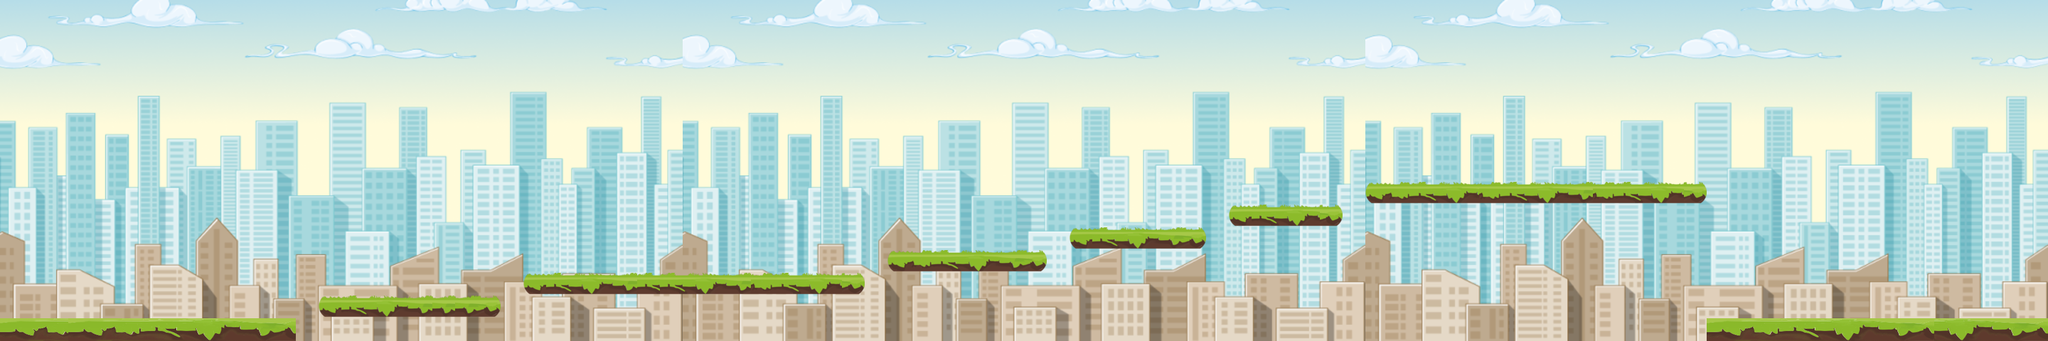

Tiled map render using the project's own tile images. Description and the map definition, with tile-layer contents summarised, below:
An orthogonal 90x15 tile map with 32x32 px tiles, 2 tile layers (Background, Platforms), 19 tilesets and 52 objects (13x Coin, 11x Leaf, 4x Attention, 2x Bottle, Lamp, ...).

<map version="1.9" tiledversion="1.9.2" orientation="orthogonal" renderorder="right-down" width="90" height="15" tilewidth="32" tileheight="32" infinite="0" nextlayerid="6" nextobjectid="213">
 <tileset firstgid="1" source="platform (1).tsx" />
 <tileset firstgid="11" source="curved_platform.tsx" />
 <tileset firstgid="18" source="organic_trash.tsx" />
 <tileset firstgid="19" source="leaf_coin.tsx" />
 <tileset firstgid="20" source="coin.tsx" />
 <tileset firstgid="21" source="fixed_organic_trash.tsx" />
 <tileset firstgid="22" source="background (1).tsx" />
 <tileset firstgid="472" source="fixed_house.tsx" />
 <tileset firstgid="473" source="house.tsx" />
 <tileset firstgid="474" source="fixed_car.tsx" />
 <tileset firstgid="475" source="car.tsx" />
 <tileset firstgid="476" source="lamp.tsx" />
 <tileset firstgid="477" source="fixed_lamp.tsx" />
 <tileset firstgid="478" source="ville.tsx" />
 <tileset firstgid="503" source="plastic_tash.tsx" />
 <tileset firstgid="504" source="fixed_plastic_trash.tsx" />
 <tileset firstgid="505" source="avertissement.tsx" />
 <tileset firstgid="506" source="paper_trash.tsx" />
 <tileset firstgid="507" source="fixed_paper_trash.tsx" />
 <layer id="5" name="Background" width="90" height="15">
  <data>[1350 cells, 1350 non-empty, 450 distinct tile ids]</data>
 </layer>
 <layer id="3" name="Platforms" width="90" height="15">
  <data>[1350 cells, 84 non-empty, 17 distinct tile ids]</data>
 </layer>
 <objectgroup id="4" name="Platforms">
  <object id="1" x="-0.411261" y="448.61" width="416.667" height="29.3668" />
  <object id="2" x="445.252" y="420.643" width="259.667" height="26" />
  <object id="3" x="735.592" y="391.31" width="481" height="24" />
  <object id="4" x="1248.92" y="355.977" width="223.333" height="26.6667" />
  <object id="5" x="1502.92" y="327.31" width="192.667" height="22.6667" />
  <object id="7" x="2401" y="448" width="479" height="32" />
  <object id="186" x="1728" y="292" width="159" height="28" />
  <object id="189" x="1921" y="263" width="476" height="26" />
 </objectgroup>
 <objectgroup id="2" name="SpawnComponents">
  <object id="94" class="Coin" gid="20" x="1113" y="255" width="32" height="32" />
  <object id="95" class="Coin" gid="20" x="1081" y="287" width="32" height="32" />
  <object id="96" class="Coin" gid="20" x="1145" y="287" width="32" height="32" />
  <object id="97" class="Coin" gid="20" x="1536" y="205" width="32" height="32" />
  <object id="98" class="Coin" gid="20" x="1504" y="237" width="32" height="32" />
  <object id="99" class="Coin" gid="20" x="1472" y="205" width="32" height="32" />
  <object id="100" class="Coin" gid="20" x="1632" y="205" width="32" height="32" />
  <object id="101" class="Coin" gid="20" x="1600" y="237" width="32" height="32" />
  <object id="102" class="Coin" gid="20" x="1664" y="237" width="32" height="32" />
  <object id="103" class="Leaf" gid="19" x="741" y="287" width="32" height="32" />
  <object id="104" class="Leaf" gid="19" x="805" y="287" width="32" height="32" />
  <object id="105" class="Leaf" gid="19" x="773" y="255" width="32" height="32" />
  <object id="106" class="Leaf" gid="19" x="1304" y="255" width="32" height="32" />
  <object id="108" class="Leaf" gid="19" x="1370" y="256" width="32" height="32" />
  <object id="113" class="Lamp" gid="476" x="495.408" y="432.466" width="162" height="162" />
  <object id="114" class="FixedLamp" gid="477" x="495.408" y="432.466" width="162" height="162" />
  <object id="116" class="Pizza" gid="481" x="1401.15" y="368.999" width="50" height="50" />
  <object id="117" class="TunaCan" gid="490" x="1259.56" y="360.829" width="49" height="53" />
  <object id="119" class="Bottle" gid="483" x="1554" y="328.5" width="50" height="50" />
  <object id="172" class="PlasticCan" gid="504" x="2123.59" y="264.747" width="59.639" height="90.2231" />
  <object id="173" class="Coin" gid="20" x="2304" y="192" width="32" height="32" />
  <object id="174" class="Coin" gid="20" x="2304" y="224" width="32" height="32" />
  <object id="175" class="Coin" gid="20" x="2304" y="160" width="32" height="32" />
  <object id="176" class="Leaf" gid="19" x="1984" y="159" width="32" height="32" />
  <object id="178" class="Leaf" gid="19" x="1784" y="190" width="32" height="32" />
  <object id="179" class="Bottle" gid="483" x="1829.67" y="295.501" width="50" height="50" />
  <object id="180" class="Can" gid="488" x="1736.66" y="288.834" width="50" height="50" />
  <object id="181" class="PlasticTrash" gid="503" x="2119" y="278" width="74.931" height="67.285" />
  <object id="182" class="Leaf" gid="19" x="1984" y="192" width="32" height="32" />
  <object id="183" class="Leaf" gid="19" x="1984" y="127" width="32" height="32" />
  <object id="184" class="Coin" gid="20" x="2303" y="127" width="32" height="32" />
  <object id="185" class="position" x="61" y="337">
   <point />
  </object>
  <object id="190" class="Wall" x="2865" y="-1" width="14" height="481">
   <properties>
    <property name="NextLevel" value="LevelVille3.tmx" />
   </properties>
  </object>
  <object id="192" class="Car" gid="475" x="897" y="388.833" width="161" height="84" />
  <object id="193" class="FixedCar" gid="474" x="919.75" y="383.875" width="115.5" height="64.75" />
  <object id="194" class="Leaf" gid="19" x="1338" y="227" width="32" height="32" />
  <object id="195" class="Leaf" gid="19" x="1984" y="224" width="32" height="32" />
  <object id="197" class="pause" x="416" y="474" width="1982" height="6" />
  <object id="205" class="PaperTrash" gid="506" x="145.033" y="461.557" width="85.9337" height="49.3481" />
  <object id="206" class="PaperCan" gid="507" x="156.663" y="451.63" width="64.663" height="92.7404" />
  <object id="207" class="Attention" gid="505" x="163" y="328" width="64" height="64" />
  <object id="210" class="Attention" gid="505" x="524" y="257" width="64" height="64" />
  <object id="211" class="Attention" gid="505" x="929" y="267" width="64" height="64" />
  <object id="212" class="Attention" gid="505" x="2119" y="140" width="64" height="64" />
 </objectgroup>
</map>